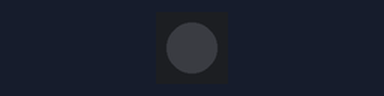
A sketch run on a simulated Arduino Mega 2560, built with avr-gcc and run on an emulated ATmega2560. On the bench: 1 RGB LEDs in strip order, left to right. Dim RGB values are drawn brighter than linear.

Above: at 0.5 s.
At 3.5 s:
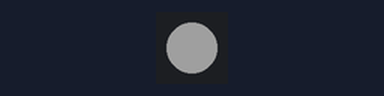
Timing chart, 0 to 4.6 s (numbered marks = the images above):
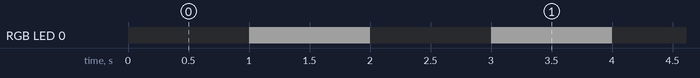

Measured:
- by itself, RGB LED 0: alternates RGB(32, 32, 32) for 1.0 s and off for 1.0 s

The sketch:

cardputer-adv-led.ino
```cpp
#include <Adafruit_NeoPixel.h>

constexpr unsigned long INTERVAL_MS = 1000;
constexpr uint8_t RGB_POWER_PIN = 38;
constexpr uint8_t RGB_DATA_PIN = 21;

Adafruit_NeoPixel led(1, RGB_DATA_PIN, NEO_GRB + NEO_KHZ800);

void setLed(bool on) {
  led.setPixelColor(0, on ? led.Color(255, 255, 255) : 0);
  led.show();
}

void setup() {
  pinMode(RGB_POWER_PIN, OUTPUT);
  digitalWrite(RGB_POWER_PIN, HIGH);
  delay(10);

  led.begin();
  led.setBrightness(32);
  setLed(false);
}

void loop() {
  static unsigned long previousTime = 0;
  static bool ledOn = false;

  const unsigned long msSinceStart = millis();

  if (msSinceStart - previousTime >= INTERVAL_MS) {
    previousTime = msSinceStart;
    ledOn = !ledOn;
    setLed(ledOn);
  }
}
```
